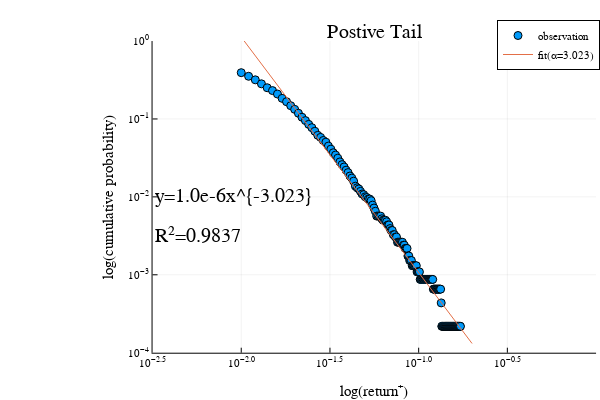

The code cell stored with this chart in its notebook:
### Code cell
α,c,R²=power_law_fit(r⁺,xs)
plotly()
scatter(xs,ecdf(r⁺).(xs),label="observation")
plot!(x->(10^c)*(x^(-α)),xs,label="fit(α=$(round(α;digits=3)))")
xlabel!("log(return⁺)")
ylabel!("log(cumulative probability)")
title!("Postive Tail")
annotate!(-2.5,-2,text("y=$(round(10^c;digits=6))x^{-$(round(α;digits=3))}",:left))
annotate!(-2.5,-2.5,text("R²=$(round(R²;digits=4))",:left))
xaxis!(:log)
yaxis!(:log)
ylims!(10^-4,10^0)
xlims!(10^-2.5,10^0)

### Figure 1 — Plotly figure (JSON) as saved in the notebook; plotly's stock layout.template omitted (floating-point values rounded to 4 significant figures; data arrays with more than 128 entries replaced by an {"elided": "..."} marker saying what was removed)
{"data": [{"colorbar": {"title": {"text": ""}}, "legendgroup": "observation", "marker": {"color": "rgba(0, 154, 250, 1.000)", "line": {"color": "rgba(0, 0, 0, 1)", "width": 1}, "size": 8, "symbol": "circle"}, "mode": "markers", "name": "observation", "showlegend": true, "type": "scatter", "x": {"elided": "191 float values"}, "xaxis": "x", "y": {"elided": "191 float values"}, "yaxis": "y", "zmax": null, "zmin": null}, {"colorbar": {"title": {"text": ""}}, "legendgroup": "fit(α=3.023)", "line": {"color": "rgba(227, 111, 71, 1.000)", "dash": "solid", "shape": "linear", "width": 1}, "mode": "lines", "name": "fit(α=3.023)", "showlegend": true, "type": "scatter", "x": {"elided": "191 float values"}, "xaxis": "x", "y": {"elided": "191 float values"}, "yaxis": "y", "zmax": null, "zmin": null}], "layout": {"annotations": [{"font": {"color": "rgba(0, 0, 0, 1)", "family": "sans-serif", "size": 20}, "rotation": 0, "showarrow": false, "text": "Postive Tail", "x": 0.6238, "xanchor": "center", "xref": "paper", "y": 1, "yanchor": "top", "yref": "paper"}, {"font": {"color": "rgba(0, 0, 0, 1)", "family": "sans-serif", "size": 20}, "rotation": 0, "showarrow": false, "text": "y=1.0e-6x^{-3.023}", "x": -2.5, "xanchor": "left", "xref": "x", "y": -2, "yanchor": "middle", "yref": "y"}, {"font": {"color": "rgba(0, 0, 0, 1)", "family": "sans-serif", "size": 20}, "rotation": 0, "showarrow": false, "text": "R²=0.9837", "x": -2.5, "xanchor": "left", "xref": "x", "y": -2.5, "yanchor": "middle", "yref": "y"}], "height": 400, "legend": {"bgcolor": "rgba(255, 255, 255, 1.000)", "bordercolor": "rgba(0, 0, 0, 1)", "borderwidth": 1, "font": {"color": "rgba(0, 0, 0, 1)", "family": "sans-serif", "size": 11}, "title": {"font": {"color": "rgba(0, 0, 0, 1)", "family": "sans-serif", "size": 15}, "text": ""}, "tracegroupgap": 0, "traceorder": "normal", "x": 1, "xanchor": "auto", "y": 1, "yanchor": "auto"}, "margin": {"b": 20, "l": 0, "r": 0, "t": 20}, "paper_bgcolor": "rgba(255, 255, 255, 1.000)", "plot_bgcolor": "rgba(255, 255, 255, 1.000)", "showlegend": true, "width": 600, "xaxis": {"anchor": "y", "domain": [0.2542, 0.9934], "gridcolor": "rgba(0, 0, 0, 0.1)", "gridwidth": 0.5, "linecolor": "rgba(0, 0, 0, 1)", "mirror": false, "range": [-2.5, 0], "showgrid": true, "showline": true, "showticklabels": true, "tickangle": 0, "tickcolor": "rgb(0, 0, 0)", "tickfont": {"color": "rgba(0, 0, 0, 1)", "family": "sans-serif", "size": 11}, "tickmode": "array", "ticks": "inside", "ticktext": ["10<sup>−2.5</sup>", "10<sup>−2.0</sup>", "10<sup>−1.5</sup>", "10<sup>−1.0</sup>", "10<sup>−0.5</sup>", "10<sup>0.0</sup>"], "tickvals": [0.003162, 0.01, 0.03162, 0.1, 0.3162, 1], "title": {"font": {"color": "rgba(0, 0, 0, 1)", "family": "sans-serif", "size": 15}, "text": "log(return⁺)"}, "type": "log", "visible": true, "zeroline": false, "zerolinecolor": "rgba(0, 0, 0, 1)"}, "yaxis": {"anchor": "x", "domain": [0.07581, 0.9415], "gridcolor": "rgba(0, 0, 0, 0.1)", "gridwidth": 0.5, "linecolor": "rgba(0, 0, 0, 1)", "mirror": false, "range": [-4, 0], "showgrid": true, "showline": true, "showticklabels": true, "tickangle": 0, "tickcolor": "rgb(0, 0, 0)", "tickfont": {"color": "rgba(0, 0, 0, 1)", "family": "sans-serif", "size": 11}, "tickmode": "array", "ticks": "inside", "ticktext": ["10<sup>−4</sup>", "10<sup>−3</sup>", "10<sup>−2</sup>", "10<sup>−1</sup>", "10<sup>0</sup>"], "tickvals": [0.0001, 0.001, 0.01, 0.1, 1], "title": {"font": {"color": "rgba(0, 0, 0, 1)", "family": "sans-serif", "size": 15}, "text": "log(cumulative probability)"}, "type": "log", "visible": true, "zeroline": false, "zerolinecolor": "rgba(0, 0, 0, 1)"}}}
